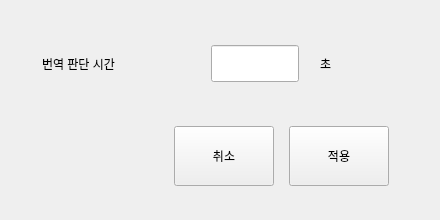
<?xml version="1.0" encoding="UTF-8"?>
<ui version="4.0">
 <class>Form</class>
 <widget class="QWidget" name="Form">
  <property name="geometry">
   <rect>
    <x>0</x>
    <y>0</y>
    <width>440</width>
    <height>220</height>
   </rect>
  </property>
  <property name="windowTitle">
   <string>Form</string>
  </property>
  <widget class="QPushButton" name="pushButton">
   <property name="geometry">
    <rect>
     <x>174</x>
     <y>126</y>
     <width>100</width>
     <height>60</height>
    </rect>
   </property>
   <property name="text">
    <string>취소</string>
   </property>
  </widget>
  <widget class="QPushButton" name="pushButton_2">
   <property name="geometry">
    <rect>
     <x>289</x>
     <y>126</y>
     <width>100</width>
     <height>60</height>
    </rect>
   </property>
   <property name="text">
    <string>적용</string>
   </property>
  </widget>
  <widget class="QLabel" name="label">
   <property name="geometry">
    <rect>
     <x>42</x>
     <y>50</y>
     <width>131</width>
     <height>27</height>
    </rect>
   </property>
   <property name="text">
    <string>번역 판단 시간</string>
   </property>
  </widget>
  <widget class="QLineEdit" name="lineEdit">
   <property name="geometry">
    <rect>
     <x>211</x>
     <y>45</y>
     <width>88</width>
     <height>37</height>
    </rect>
   </property>
   <property name="text">
    <string/>
   </property>
  </widget>
  <widget class="QLabel" name="label_2">
   <property name="geometry">
    <rect>
     <x>320</x>
     <y>50</y>
     <width>20</width>
     <height>27</height>
    </rect>
   </property>
   <property name="text">
    <string>초</string>
   </property>
  </widget>
 </widget>
 <resources/>
 <connections/>
</ui>
